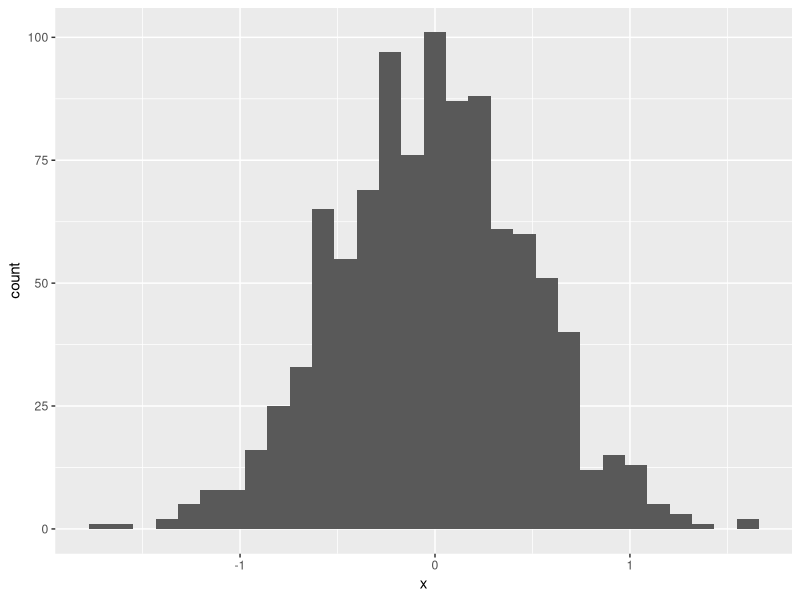
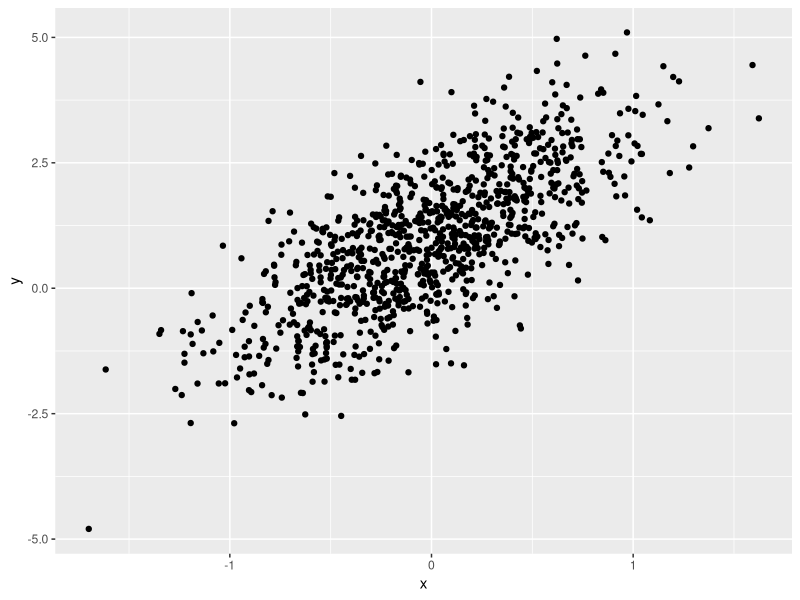
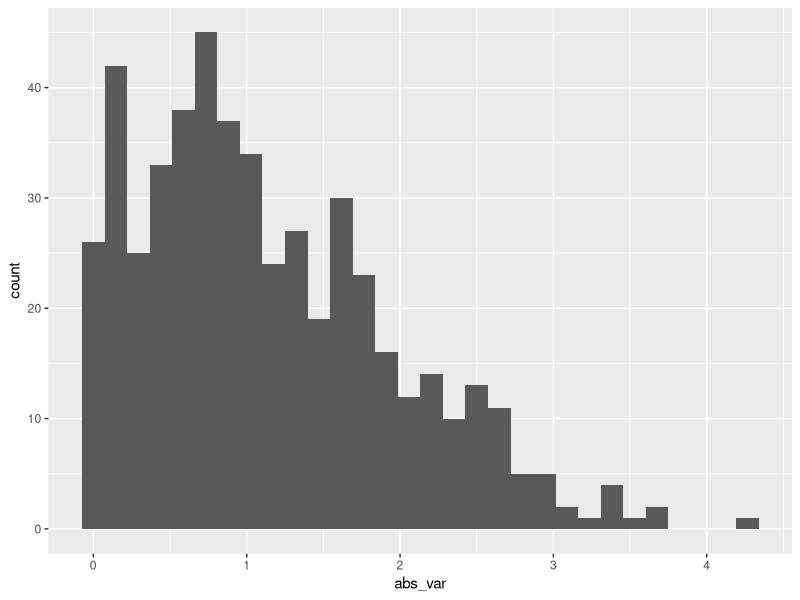

Generate these figures, in order, with R:
## ---- chunk 1
library(tidyverse)
## ---- chunk 2
samp = rnorm(100)
length(samp)
## ---- chunk 3
plot_df = tibble(
  x = rnorm(1000, sd = .5),
  y = 1 + 2 * x + rnorm(1000)
)

head(plot_df)
## ---- chunk 4
ggplot(plot_df, aes(x = x)) + geom_histogram()
ggplot(plot_df, aes(x = x, y = y)) + geom_point()
## ---- chunk 5
set.seed(0)
assessment_df = tibble(
  num_var = rnorm(500, mean = 1),
  log_var = num_var > 0,
  abs_var = abs(num_var),
)

ggplot(assessment_df, aes(x = abs_var)) +
  geom_histogram()

median_sample = median(assessment_df$num_var) # my solution (don't use this because using the $ there is a possibility that it goes back and edit the df so it's better to just use the function pull)
median_samp = median(pull(assessment_df, num_var)) # actual solution (tidyverse solution)

median_sample == median_samp
median_sample
